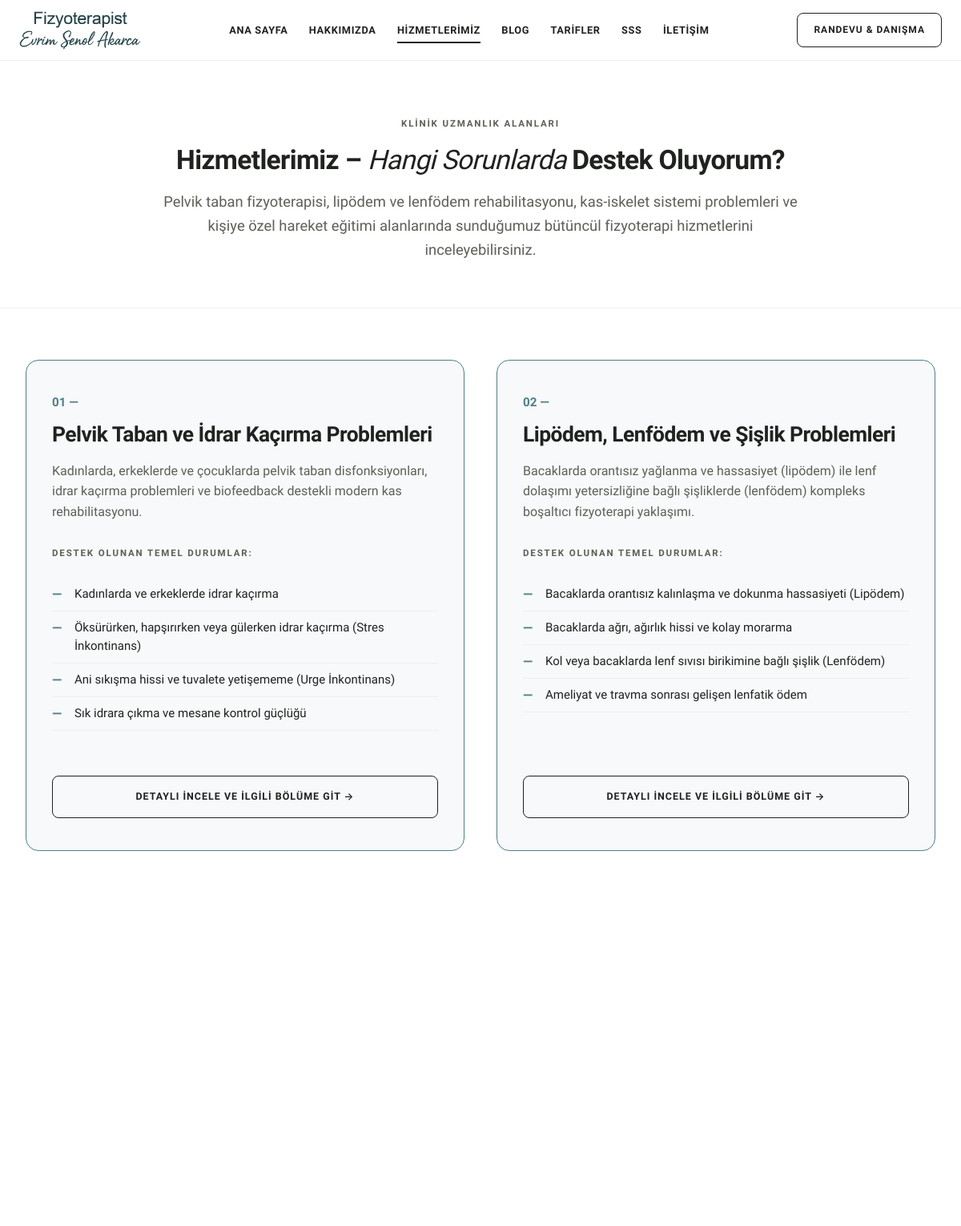
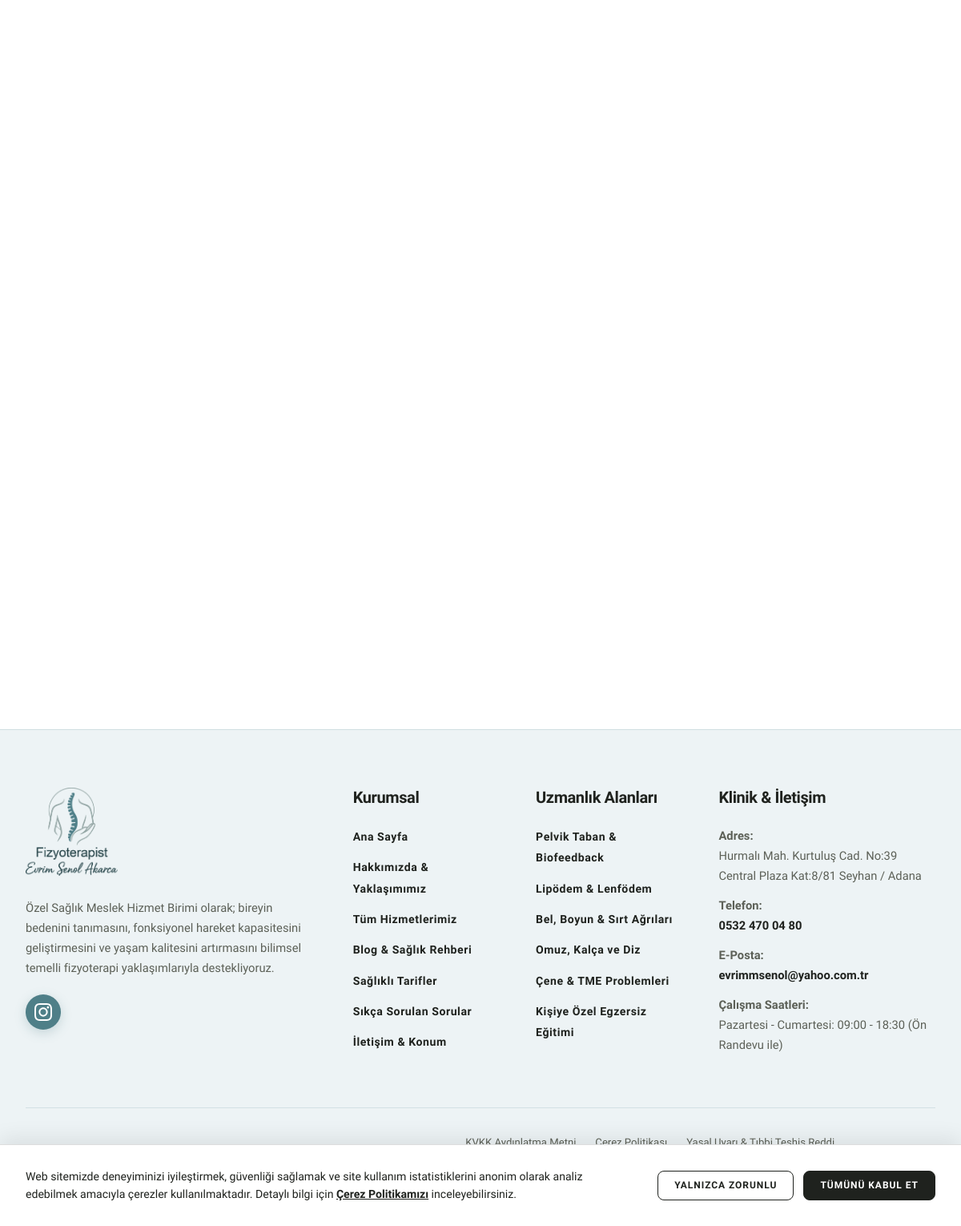
The app's page /hizmetlerimiz with its own data (2 pictures, top to bottom).
### tables this page shows
CREATE TABLE `services` (
  `id` int(11) NOT NULL AUTO_INCREMENT,
  `slug` varchar(150) NOT NULL,
  `title` varchar(255) NOT NULL,
  `short_description` text DEFAULT NULL,
  `full_content` longtext DEFAULT NULL,
  `bullet_points` longtext DEFAULT NULL CHECK (json_valid(`bullet_points`)),
  `has_biofeedback` tinyint(1) DEFAULT 0,
  `biofeedback_title` varchar(255) DEFAULT NULL,
  `biofeedback_content` longtext DEFAULT NULL,
  `biofeedback_bullets` longtext DEFAULT NULL CHECK (json_valid(`biofeedback_bullets`)),
  `image_url` varchar(255) DEFAULT NULL,
  `display_order` int(11) DEFAULT 0,
  `is_active` tinyint(1) DEFAULT 1,
  `created_at` timestamp NOT NULL DEFAULT current_timestamp(),
  `updated_at` timestamp NOT NULL DEFAULT current_timestamp() ON UPDATE current_timestamp(),
  PRIMARY KEY (`id`),
  UNIQUE KEY `slug` (`slug`),
  KEY `idx_slug` (`slug`),
  KEY `idx_order` (`display_order`),
  KEY `idx_active` (`is_active`)
);

### includes/functions.php (called while the page is built, shortened)
<?php
function get_db(): PDO {
    static $pdo = null;
    if ($pdo === null) {
        $dsn = sprintf('mysql:host=%s;dbname=%s;charset=%s', DB_HOST, DB_NAME, DB_CHARSET);
        $options = [
            PDO::ATTR_ERRMODE            => PDO::ERRMODE_EXCEPTION,
            PDO::ATTR_DEFAULT_FETCH_MODE => PDO::FETCH_ASSOC,
            PDO::ATTR_EMULATE_PREPARES   => false,
            PDO::MYSQL_ATTR_INIT_COMMAND => "SET NAMES utf8mb4 COLLATE utf8mb4_unicode_ci"
        ];
        try {
            $pdo = new PDO($dsn, DB_USER, DB_PASS, $options);
        } catch (PDOException $e) {
            error_log('Veritabanı bağlantı hatası: ' . $e->getMessage());
            die('Veritabanı bağlantısı kurulamadı. Lütfen daha sonra tekrar deneyiniz.');
        }
    }
    return $pdo;
}
function e(?string $string): string {
    return htmlspecialchars((string)$string, ENT_QUOTES, 'UTF-8');
}
function get_all_services(bool $onlyActive = true): array {
    try {
        $sql = "SELECT * FROM services";
        if ($onlyActive) {
            $sql .= " WHERE is_active = 1";
        }
        $sql .= " ORDER BY display_order ASC, id ASC";
        $stmt = get_db()->query($sql);
        return $stmt->fetchAll();
    } catch (Exception $e) {
        return [];
    }
}
function url(string $path = ''): string {
    $path = ltrim($path, '/');
    return BASE_URL . ($path ? '/' . $path : '');
}

### hizmetlerimiz.php (the view, shortened to what this page needs)
<?php
require_once __DIR__ . '/includes/header.php';
$services = get_all_services(true);
?>
<section class="service-detail-header">
    <div class="container container-narrow">
        <span class="badge-tag">Klinik Uzmanlık Alanları</span>
        <h1>Hizmetlerimiz – <em>Hangi Sorunlarda</em> Destek Oluyorum?</h1>
        <p style="font-size: 1.15rem; margin-top: 1rem; color: var(--text-muted);">
            Pelvik taban fizyoterapisi, lipödem ve lenfödem rehabilitasyonu, kas-iskelet sistemi problemleri ve kişiye özel hareket eğitimi alanlarında sunduğumuz bütüncül fizyoterapi hizmetlerini inceleyebilirsiniz.
        </p>
    </div>
</section>
<section class="service-detail-body">
    <div class="container">
        <div class="services-grid" style="grid-template-columns: repeat(2, 1fr); gap: 2.5rem;">
            <?php
            $i = 1;
            foreach ($services as $srv):
                $bullets = !empty($srv['bullet_points']) ? json_decode($srv['bullet_points'], true) : [];
                $cardImg = !empty($srv['image_url']) ? $srv['image_url'] : 'assets/img/hizmetler/hizmet-' . $i . '.jpg';
            ?>
            <div class="service-card" style="--card-bg-img: url('<?= e(url($cardImg)) ?>'); padding: 2.5rem 2rem; border: 1.5px solid var(--bg-card-sage);">
                <div>
                    <span class="service-num"><?= sprintf('%02d', $i++) ?> —</span>
                    <h2 class="service-card-title" style="font-size: 1.65rem; margin-bottom: 1rem;"><?= e($srv['title']) ?></h2>
                    <p class="service-card-desc" style="font-size: 1rem; margin-bottom: 1.5rem;"><?= e($srv['short_description']) ?></p>
                    <?php if (!empty($bullets)): ?>
                    <div style="margin-bottom: 2rem;">
                        <span class="badge-tag" style="font-size: 0.72rem; margin-bottom: 0.85rem; display: inline-block;">Destek Olunan Temel Durumlar:</span>
                        <ul class="bullets-list" style="margin-top: 0.5rem;">
                            <?php foreach (array_slice($bullets, 0, 4) as $b): ?>
                            <li><?= e($b) ?></li>
                            <?php endforeach; ?>
                        </ul>
                    </div>
                    <?php endif; ?>
                </div>
                <a href="<?= e(url('hizmetler/' . $srv['slug'])) ?>" class="btn btn-outline btn-block" style="margin-top: 1.5rem; font-size: 0.78rem;">
                    Detaylı İncele ve İlgili Bölüme Git &rarr;
                </a>
            </div>
            <?php endforeach; ?>
        </div>
    </div>
</section>
<?php require_once __DIR__ . '/includes/footer.php'; ?>

### records on screen
services: title "Pelvik Taban ve İdrar Kaçırma Problemleri", short_description "Kadınlarda, erkeklerde ve çocuklarda pelvik taban disfonksiyonları, idrar kaçırma problemleri ve biofeedback destekli modern kas rehabilitasyonu.", bullet_points "Kadınlarda ve erkeklerde idrar kaçırma", bullet_points "Öksürürken, hapşırırken veya gülerken idrar kaçırma (Stres İnkontinans)", bullet_points "Ani sıkışma hissi ve tuvalete yetişememe (Urge İnkontinans)", bullet_points "Sık idrara çıkma ve mesane kontrol güçlüğü"
services: title "Lipödem, Lenfödem ve Şişlik Problemleri", short_description "Bacaklarda orantısız yağlanma ve hassasiyet (lipödem) ile lenf dolaşımı yetersizliğine bağlı şişliklerde (lenfödem) kompleks boşaltıcı fizyoterapi yaklaşımı.", bullet_points "Bacaklarda orantısız kalınlaşma ve dokunma hassasiyeti (Lipödem)", bullet_points "Bacaklarda ağrı, ağırlık hissi ve kolay morarma", bullet_points "Kol veya bacaklarda lenf sıvısı birikimine bağlı şişlik (Lenfödem)", bullet_points "Ameliyat ve travma sonrası gelişen lenfatik ödem"

### other values on screen
$address "Hurmalı Mah. Kurtuluş Cad. No:39 Central Plaza Kat:8/81 Seyhan / Adana"
$phone "0532 470 04 80"
$email "evrimmsenol@yahoo.com.tr"
$workingHours "Pazartesi - Cumartesi: 09:00 - 18:30 (Ön Randevu ile)"
